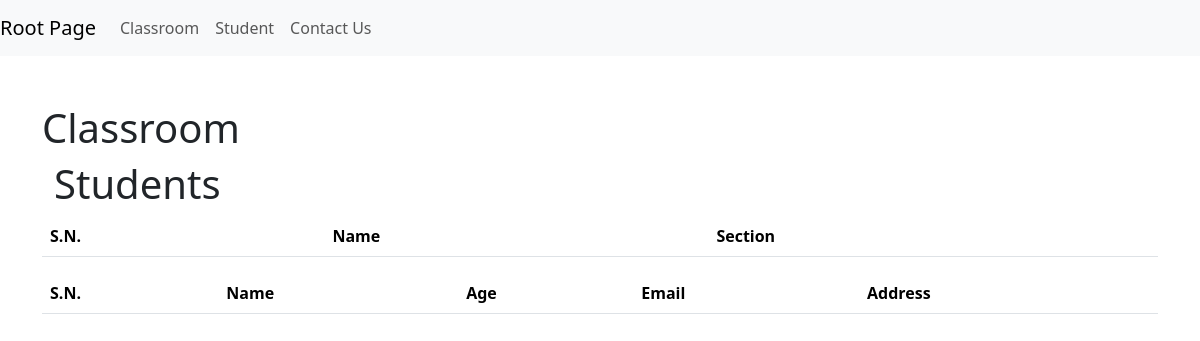
Page /temp-inherit/ on the earlier database version.
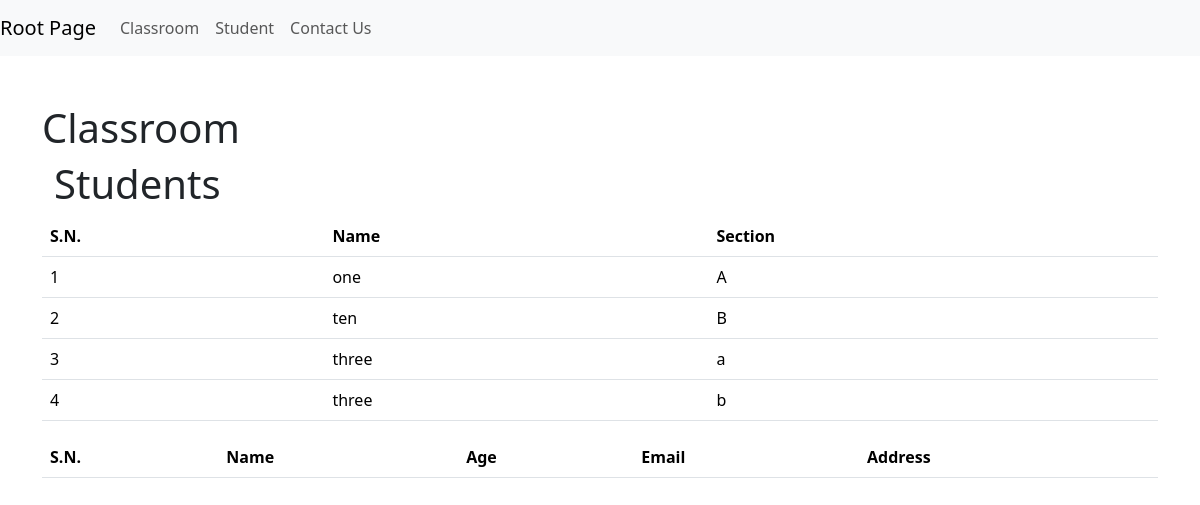
Same page on the later database version.
### crud/models.py (models this page shows)
class Classroom(models.Model):
    name = models.CharField(max_length=20)
    section = models.CharField(max_length=5)

### myapp/views.py (the view)
# urls.py: path("temp-inherit/", temp_inherit_view, name="temp_inherit"),
def temp_inherit_view(request):
    classrooms = Classroom.objects.all()
    return render(request, template_name="myapp/home.html", context={"classrooms": classrooms})

### myapp/templates/myapp/home.html (shortened to what this page needs)
{% extends "layouts/base.html" %}
{% block content %}
<div class="container">
    <h1>Classroom</h1>
    <table class="table table-stripe">
        <tr>
            <th>S.N.</th>
            <th>Name</th>
            <th>Section</th>
        </tr>
        {% for classroom in classrooms %}
        <tr>
            <td> {{forloop.counter}} </td>
            <td>{{classroom.name}}</td>
            <td>{{classroom.section}}</td>
        </tr>
        {% endfor %}
<div class="container">
    <h1>Students</h1>
    <table class="table table-stripe">
        <tr>
            <th>S.N.</th>
            <th>Name</th>
            <th>Age</th>
            <th>Email</th>
            <th>Address</th>
        </tr>
    </table>
</div>
{% endblock %}

### myapp/templates/layouts/base.html (shortened to what this page needs)
<!DOCTYPE html>
<html lang="en">
<head>
    <link href="https://cdn.jsdelivr.net/npm/bootstrap@5.3.3/dist/css/bootstrap.min.css" rel="stylesheet">
</head>
<body>
    <nav class="navbar navbar-expand-lg navbar-light bg-light">
        <a class="navbar-brand" href="{% url 'root_page' %}">Root Page</a>
        <div class="collapse navbar-collapse" id="navbarSupportedContent">
          <ul class="navbar-nav mr-auto">
            <li class="nav-item active">
              <a class="nav-link" href="{% url 'crud_classroom' %}">Classroom</span></a>
            </li>
            <li class="nav-item">
              <a class="nav-link" href="{% url 'crud_student' %}">Student</a>
            </li>
            <li class="nav-item">
              <a class="nav-link" href="{% url 'contact_view' %}">Contact Us</a>
            </li>
          </ul>
        </div>
    </nav>
    <br><br>
    {% block content %}{% endblock %}
</body>
</html>

Differences in the rows shown:
added Classroom: name "one", section "A"
added Classroom: name "ten", section "B"
added Classroom: name "three", section "a"
added Classroom: name "three", section "b"
